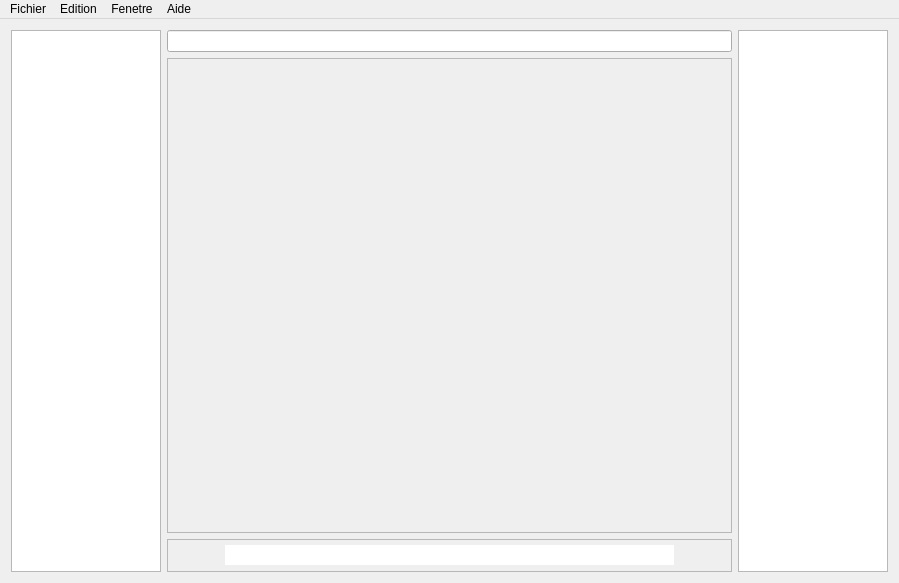
<?xml version="1.0" encoding="UTF-8"?>
<ui version="4.0">
 <class>MainFrame</class>
 <widget class="QMainWindow" name="MainFrame">
  <property name="geometry">
   <rect>
    <x>0</x>
    <y>0</y>
    <width>899</width>
    <height>583</height>
   </rect>
  </property>
  <property name="windowTitle">
   <string>MainFrame</string>
  </property>
  <widget class="QWidget" name="mainLayout">
   <layout class="QHBoxLayout" name="horizontalLayout_3">
    <item>
     <widget class="QListWidget" name="channelList">
      <property name="minimumSize">
       <size>
        <width>50</width>
        <height>0</height>
       </size>
      </property>
      <property name="maximumSize">
       <size>
        <width>150</width>
        <height>16777215</height>
       </size>
      </property>
      <property name="sortingEnabled">
       <bool>true</bool>
      </property>
     </widget>
    </item>
    <item>
     <layout class="QVBoxLayout" name="chatLayout">
      <item>
       <widget class="QLineEdit" name="topicDisplay">
        <property name="readOnly">
         <bool>true</bool>
        </property>
       </widget>
      </item>
      <item>
       <widget class="QScrollArea" name="scrollArea">
        <property name="autoFillBackground">
         <bool>true</bool>
        </property>
        <property name="widgetResizable">
         <bool>true</bool>
        </property>
        <widget class="QWidget" name="scrollAreaWidgetContents">
         <property name="geometry">
          <rect>
           <x>0</x>
           <y>0</y>
           <width>565</width>
           <height>475</height>
          </rect>
         </property>
         <layout class="QVBoxLayout" name="verticalLayout_2">
          <item>
           <layout class="QHBoxLayout" name="horizontalLayout">
            <item>
             <layout class="QVBoxLayout" name="nickBox"/>
            </item>
            <item>
             <layout class="QVBoxLayout" name="chatBox"/>
            </item>
           </layout>
          </item>
          <item>
           <spacer name="verticalSpacer">
            <property name="orientation">
             <enum>Qt::Vertical</enum>
            </property>
            <property name="sizeType">
             <enum>QSizePolicy::Expanding</enum>
            </property>
            <property name="sizeHint" stdset="0">
             <size>
              <width>20</width>
              <height>441</height>
             </size>
            </property>
           </spacer>
          </item>
         </layout>
        </widget>
       </widget>
      </item>
      <item>
       <widget class="QFrame" name="MessageBox">
        <property name="minimumSize">
         <size>
          <width>0</width>
          <height>0</height>
         </size>
        </property>
        <property name="maximumSize">
         <size>
          <width>16777215</width>
          <height>1677215</height>
         </size>
        </property>
        <property name="frameShape">
         <enum>QFrame::StyledPanel</enum>
        </property>
        <layout class="QHBoxLayout" name="horizontalLayout_2">
         <property name="spacing">
          <number>6</number>
         </property>
         <property name="topMargin">
          <number>4</number>
         </property>
         <property name="bottomMargin">
          <number>5</number>
         </property>
         <item>
          <widget class="QPushButton" name="pushButton_upload">
           <property name="text">
            <string/>
           </property>
           <property name="flat">
            <bool>true</bool>
           </property>
          </widget>
         </item>
         <item>
          <widget class="QLineEdit" name="messageSender">
           <property name="minimumSize">
            <size>
             <width>0</width>
             <height>20</height>
            </size>
           </property>
           <property name="maximumSize">
            <size>
             <width>16777215</width>
             <height>20</height>
            </size>
           </property>
           <property name="frame">
            <bool>false</bool>
           </property>
          </widget>
         </item>
         <item>
          <widget class="QPushButton" name="pushButton_emojis">
           <property name="minimumSize">
            <size>
             <width>0</width>
             <height>20</height>
            </size>
           </property>
           <property name="maximumSize">
            <size>
             <width>16777215</width>
             <height>20</height>
            </size>
           </property>
           <property name="flat">
            <bool>true</bool>
           </property>
          </widget>
         </item>
        </layout>
       </widget>
      </item>
     </layout>
    </item>
    <item>
     <widget class="QListWidget" name="userList">
      <property name="minimumSize">
       <size>
        <width>50</width>
        <height>0</height>
       </size>
      </property>
      <property name="maximumSize">
       <size>
        <width>150</width>
        <height>16777215</height>
       </size>
      </property>
      <property name="sortingEnabled">
       <bool>true</bool>
      </property>
     </widget>
    </item>
   </layout>
  </widget>
  <widget class="QMenuBar" name="menuBar">
   <property name="geometry">
    <rect>
     <x>0</x>
     <y>0</y>
     <width>899</width>
     <height>20</height>
    </rect>
   </property>
   <widget class="QMenu" name="menuFichier">
    <property name="title">
     <string>Fichier</string>
    </property>
    <addaction name="actionConnect"/>
    <addaction name="actionDisconnect"/>
   </widget>
   <widget class="QMenu" name="menuEdition">
    <property name="title">
     <string>Edition</string>
    </property>
   </widget>
   <widget class="QMenu" name="menuFenetre">
    <property name="title">
     <string>Fenetre</string>
    </property>
    <widget class="QMenu" name="menuTheme">
     <property name="title">
      <string>Theme</string>
     </property>
     <addaction name="actionLight"/>
     <addaction name="actionDark"/>
    </widget>
    <addaction name="menuTheme"/>
   </widget>
   <widget class="QMenu" name="menuAide">
    <property name="title">
     <string>Aide</string>
    </property>
   </widget>
   <addaction name="menuFichier"/>
   <addaction name="menuEdition"/>
   <addaction name="menuFenetre"/>
   <addaction name="menuAide"/>
  </widget>
  <action name="actioninp">
   <property name="text">
    <string>inp</string>
   </property>
  </action>
  <action name="actionConnect">
   <property name="text">
    <string>Connect</string>
   </property>
  </action>
  <action name="actionDisconnect">
   <property name="text">
    <string>Disconnect</string>
   </property>
  </action>
  <action name="actionLight">
   <property name="text">
    <string>Light</string>
   </property>
  </action>
  <action name="actionDark">
   <property name="text">
    <string>Dark</string>
   </property>
  </action>
 </widget>
 <layoutdefault spacing="6" margin="11"/>
 <resources/>
 <connections/>
</ui>
